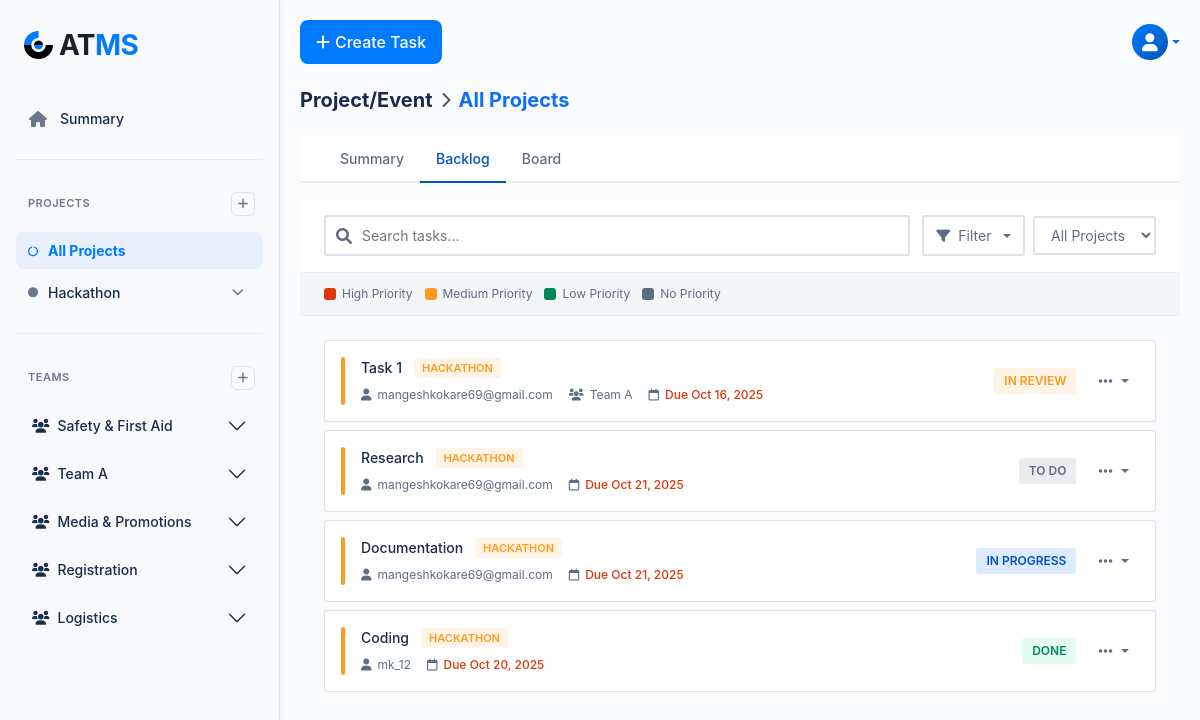
Page /accounts/backlog_page/ (signed in) on the committed database.
### accounts/models.py (models this page shows, shortened)
class Project(models.Model):
    name = models.CharField(max_length=255)
    description = models.TextField(blank=True, null=True)
    created_by = models.ForeignKey(settings.AUTH_USER_MODEL, on_delete=models.SET_NULL, null=True, related_name='projects_created')
    created_at = models.DateTimeField(default=timezone.now)
    department = models.ManyToManyField('Department', blank=True)  # link project to a department

class Team(models.Model):
    name = models.CharField(max_length=100)
    description = models.TextField(blank=True, null=True)
    staff = models.ForeignKey(CustomUser, on_delete=models.CASCADE, related_name='teams')
    members = models.ManyToManyField(CustomUser, blank=True, related_name='student_teams')
    head = models.ForeignKey(CustomUser, on_delete=models.SET_NULL, null=True, related_name="team_head")

class Task(models.Model):
    STATUS_CHOICES = [
        ('to_do', 'To Do'),
        ('in_progress', 'In Progress'),
        ('in_review', 'In Review'),
        ('done', 'Done'),
    ]
    PRIORITY_CHOICES = [
        ('low', 'Low'),
        ('medium', 'Medium'),
        ('high', 'High'),
    ]
    title = models.CharField(max_length=255)
    description = models.TextField()
    assigned_to = models.ForeignKey(
        'CustomUser',
        on_delete=models.CASCADE,
        related_name='assigned_tasks',
        limit_choices_to={'role': 'student'},
        null=True,  # now optional to allow team assignment
        blank=True
    )
    assigned_by = models.ForeignKey(
        'CustomUser',
        on_delete=models.CASCADE,
        related_name='created_tasks',
        limit_choices_to={'role': 'staff'}
    )
    project = models.ForeignKey(Project, on_delete=models.CASCADE, related_name='tasks', null=True, blank=True)
    team = models.ForeignKey(
        'Team',
        on_delete=models.CASCADE,
        related_name='tasks',
        null=True,
        blank=True
    )
    parent_task = models.ForeignKey('self', on_delete=models.CASCADE, related_name='subtasks', null=True, blank=True)
    status = models.CharField(max_length=20, choices=STATUS_CHOICES, default='to_do')
    priority = models.CharField(max_length=20, choices=PRIORITY_CHOICES, default='medium')
    due_date = models.DateField(null=True, blank=True)
    created_at = models.DateTimeField(auto_now_add=True)
    updated_at = models.DateTimeField(auto_now=True)
    sprint = models.CharField(max_length=100, blank=True)
    start_time = models.DateTimeField(null=True, blank=True)
    end_time = models.DateTimeField(null=True, blank=True)
    total_time = models.DurationField(null=True, blank=True)  # stores timedelta
    total_time_seconds = models.PositiveIntegerField(default=0)  # optional for aggregation

class CustomUser(AbstractUser):
    emp_id = models.CharField(max_length=20, blank=True, null=True)
    campus = models.ForeignKey('Campus', on_delete=models.SET_NULL, null=True, blank=True)
    school = models.ForeignKey('School', on_delete=models.SET_NULL, null=True, blank=True)
    department = models.ManyToManyField('Department', blank=True)
    phone_number = models.CharField(max_length=15, blank=True, null=True)
    gender = models.CharField(max_length=10, blank=True, null=True)
    phone_no = models.CharField(max_length=15, blank=True, null=True)
    role = models.CharField(
        max_length=10,
        choices=[('admin', 'Admin'), ('hod', 'HOD'), ('staff', 'Staff'), ('student', 'Student')],
        blank=True, null=True,
    )
    email = models.EmailField(unique=True)
    USERNAME_FIELD = 'email'  # login using email
    REQUIRED_FIELDS = ['username']        # must NOT include 'email'

### accounts/views.py (the view)
# urls.py: path('backlog_page/', views.backlog_page, name='backlog_page'),
@login_required
def backlog_page(request):
    user = request.user
    if user.role == 'hod':
        hod_departments = user.department.all()
        staff_qs = CustomUser.objects.filter(role='staff', department__in=hod_departments).distinct()
        projects = Project.objects.filter(
            Q(created_by=user) |
            Q(created_by__in=staff_qs) |
            Q(department__in=hod_departments)
        ).distinct()
        staff_and_students = CustomUser.objects.filter(
            role='staff',
            department__in=hod_departments
        ).distinct()
        teams = Team.objects.filter(
            members__department__in=hod_departments
        ).distinct().prefetch_related(
            Prefetch("members", queryset=CustomUser.objects.filter(department__in=hod_departments).distinct())
        )
    else:  # Staff
        user_departments = user.department.all()
        projects = Project.objects.filter(
            Q(tasks__assigned_to=user) | Q(created_by=user) | Q(department__in=user_departments)
        ).distinct()
        staff_and_students = CustomUser.objects.filter(
            role='staff',
            department__in=user_departments
        ).distinct()
        teams = Team.objects.filter(
            members__department__in=user_departments
        ).distinct().prefetch_related(
            Prefetch("members", queryset=CustomUser.objects.filter(department__in=user_departments).distinct())
        )
    project_id = request.GET.get('project')
    current_project = get_object_or_404(projects, id=project_id) if project_id else None
    if current_project:
        tasks = Task.objects.filter(project=current_project)
    else:
        tasks = Task.objects.filter(project__in=projects)
    query = request.GET.get('q')
    status = request.GET.get('status')
    priority = request.GET.get('priority')
    team_filter = request.GET.get('team')
    if query:
        tasks = tasks.filter(title__icontains=query)
    if status:
        tasks = tasks.filter(status=status)
    if priority:
        tasks = tasks.filter(priority=priority)
    if team_filter:
        tasks = tasks.filter(team__id=team_filter)
    context = {
        'projects': projects,
        'tasks': tasks,
        'teams': teams,
        'current_project': current_project,
        'active_tab': 'backlog',
        'staff_and_students': staff_and_students,  # Pass filtered staff members
    }
    return render(request, 'accounts/backlog.html', context)

### accounts/templates/accounts/backlog.html (shortened to what this page needs)
{% extends 'base.html' %}
{% load static %}
{% block content %}
    <div class="d-flex align-items-center mb-4">
        <h5 class="fw-bold mb-0 me-2">Project/Event</h5>
        <i class="fas fa-chevron-right text-muted"></i>
        <h5 class="fw-bold mb-0 ms-2 text-primary">
            {% if current_project %}
                {{ current_project.name }}
            {% else %}
                All Projects
            {% endif %}
        </h5>
    </div>
<div class="backlog-nav">
    {% if request.user.role == 'hod' %}
    <a class="backlog-nav-item {% if request.resolver_match.url_name == 'hod_dashboard' %}active{% endif %}"
       href="{% url 'accounts:hod_dashboard' %}?project={{ current_project.id }}">
        Summary
    </a>
    {% else %}
    <a class="backlog-nav-item {% if request.resolver_match.url_name == 'staff_dashboard' %}active{% endif %}"
       href="{% url 'accounts:staff_dashboard' %}?project={{ current_project.id }}">
        Summary
    </a>
    {% endif %}
    <a class="backlog-nav-item {% if request.resolver_match.url_name == 'backlog_page' %}active{% endif %}"
       href="{% url 'accounts:backlog_page' %}?project={{ current_project.id }}">
        Backlog
    </a>
    <a class="backlog-nav-item {% if request.resolver_match.url_name == 'board_page' %}active{% endif %}"
       href="{% url 'accounts:board_page' %}?project={{ current_project.id }}">
        Board
    </a>
</div>
<form method="get">
    <div class="backlog-toolbar">
        <div class="search-wrapper">
            <i class="fas fa-search search-icon"></i>
            <input type="text" name="q" placeholder="Search tasks..." value="{{ request.GET.q }}" class="search-input">
        </div>
        <div class="filter-controls">
            <div class="dropdown">
                <button class="filter-btn dropdown-toggle" type="button" data-bs-toggle="dropdown" aria-expanded="false">
                    <i class="fas fa-filter"></i>
                    <span>Filter</span>
                </button>
            </div>
            <select name="project" class="project-select" onchange="this.form.submit()">
                <option value="">All Projects</option>
            </select>
        </div>
    </div>
</form>
<div class="priority-legend">
    <div class="legend-item">
        <div class="legend-dot legend-high"></div>
        <span>High Priority</span>
    </div>
    <div class="legend-item">
        <div class="legend-dot legend-medium"></div>
        <span>Medium Priority</span>
    </div>
    <div class="legend-item">
        <div class="legend-dot legend-low"></div>
        <span>Low Priority</span>
    </div>
    <div class="legend-item">
        <div class="legend-dot legend-none"></div>
        <span>No Priority</span>
    </div>
</div>
<div class="backlog-content">
    {% for task in tasks %}
    <div class="task-item">
        <div class="task-item-left">
            <div class="task-priority-indicator
                {% if task.priority == 'high' %}priority-high-indicator
                {% elif task.priority == 'medium' %}priority-medium-indicator
                {% elif task.priority == 'low' %}priority-low-indicator
                {% else %}priority-none-indicator
                {% endif %}">
            </div>
            <div class="task-details">
                <div class="task-header">
                    <h6 class="task-title">{{ task.title }}</h6>
                    <span class="task-project-badge
                        {% if task.priority == 'high' %}project-high
                        {% elif task.priority == 'medium' %}project-medium
                        {% elif task.priority == 'low' %}project-low
                        {% else %}project-none
                        {% endif %}">
                        {% if task.project %}{{ task.project.name }}{% else %}No Project{% endif %}
                    </span>
                </div>
                <div class="task-meta-info">
                    <div class="task-meta-item">
                        <i class="fas fa-user task-meta-icon"></i>
                        <span>{{ task.assigned_to.get_full_name|default:task.assigned_to.username }}</span>
                    </div>
                    {% if task.team %}
                    <div class="task-meta-item">
                        <i class="fas fa-users task-meta-icon"></i>
                        <span>{{ task.team.name }}</span>
                    </div>
                    {% endif %}
                    {% if task.due_date %}
                    <div class="task-meta-item task-due-date">
                        <i class="far fa-calendar task-meta-icon"></i>
                        <span>Due {{ task.due_date|date:"M d, Y" }}</span>
                    </div>
                    {% endif %}
                </div>
            </div>
        </div>
        <div class="task-item-right">
            <span class="task-status-badge
                {% if task.status == 'done' %}status-done
                {% elif task.status == 'in_review' %}status-in-review
                {% elif task.status == 'in_progress' %}status-in-progress
                {% else %}status-todo
                {% endif %}">
                {{ task.get_status_display }}
            </span>
            {% if request.user.role != 'student' %}
            <div class="dropdown">
                <button class="task-actions-btn dropdown-toggle" type="button" data-bs-toggle="dropdown" aria-expanded="false">
                    <i class="fas fa-ellipsis-h"></i>
                </button>
            </div>
            {% endif %}
        </div>
    </div>
    {% endfor %}
</div>
{% endblock %}

### templates/base.html (shortened to what this page needs)
<!DOCTYPE html>
<html lang="en">
{% load static %}
<head>
  <link rel="stylesheet" href="https://cdn.jsdelivr.net/npm/bootstrap@5.3.2/dist/css/bootstrap.min.css">
  <link rel="stylesheet" href="https://cdnjs.cloudflare.com/ajax/libs/font-awesome/6.0.0-beta3/css/all.min.css">
</head>
<body>
<div class="main-container">
  <div class="sidebar">
      <div class="sidebar-logo">
          <img src="{% static 'accounts/images/group-481747-1-19.png' %}" alt="Students Logo" class="logo-image">
          AT<span>MS</span>
      </div>
      <div class="sidebar-menu">
          {% if request.user.role == 'hod' %}
              <a href="{% url 'accounts:hod_dashboard' %}" class="{% if request.resolver_match.url_name == 'hod_dashboard' %}active{% endif %}">
                  <i class="fas fa-home"></i> Summary
              </a>
          {% else %}
              <a href="{% url 'accounts:staff_dashboard' %}" class="{% if request.resolver_match.url_name == 'staff_dashboard' %}active{% endif %}">
                  <i class="fas fa-home"></i> Summary
              </a>
          {% endif %}
      </div>
      <hr class="sidebar-divider">
      <div class="section-header">
          <h6>Projects</h6>
          <a href="#" class="add-btn" data-bs-toggle="modal" data-bs-target="#createProjectModal">
              <i class="fas fa-plus"></i>
          </a>
      </div>
      <div class="projects-list">
          <div class="project-item">
              <div class="project-header {% if request.GET.project == '' or not request.GET.project and not request.session.selected_project_id %}selected{% endif %}">
                  <a href="?project=" class="project-link {% if request.GET.project == '' or not request.GET.project and not request.session.selected_project_id %}active{% endif %}">
                      <i class="fas fa-circle-notch"></i> All Projects
                  </a>
              </div>
          </div>
          {% for project in projects %}
          <div class="project-item">
              <div class="project-header {% if request.GET.project == project.id|stringformat:'s' or request.session.selected_project_id|stringformat:'s' == project.id|stringformat:'s' %}selected{% endif %}">
                  <a href="?project={{ project.id }}"
                    class="project-link {% if request.GET.project == project.id|stringformat:'s' or request.session.selected_project_id|stringformat:'s' == project.id|stringformat:'s' %}active{% endif %}">
                      <i class="fas fa-circle"></i> {{ project.name }}
                  </a>
                  <button class="project-toggle" type="button" data-bs-toggle="collapse"
                          data-bs-target="#projectDesc{{ project.id }}" aria-expanded="false">
                      <i class="fas fa-chevron-down"></i>
                  </button>
              </div>
          </div>
          {% empty %}
          <div class="empty-state">No projects yet</div>
          {% endfor %}
      </div>
      <hr class="sidebar-divider">
      <div class="section-header">
          <h6>Teams</h6>
          <a href="#" class="add-btn" data-bs-toggle="modal" data-bs-target="#createTeamModal">
              <i class="fas fa-plus"></i>
          </a>
      </div>
      <div class="accordion accordion-flush" id="teamsAccordion">
          {% for team in teams %}
          <div class="accordion-item">
              <h2 class="accordion-header" id="headingTeam{{ team.id }}">
                  <button class="accordion-button collapsed"
                          type="button" data-bs-toggle="collapse"
                          data-bs-target="#collapseTeam{{ team.id }}"
                          aria-expanded="false" aria-controls="collapseTeam{{ team.id }}">
                      <i class="fas fa-users me-2"></i> {{ team.name }}
                  </button>
              </h2>
          </div>
          {% empty %}
          <div class="empty-state">No teams yet</div>
          {% endfor %}
      </div>
  </div>
  <div class="main-content">
    <div class="top-navbar mb-4">
      <div class="d-flex align-items-center flex-wrap">
        {% if request.user.role != 'student' %}
        <button class="btn create-task-btn" data-bs-toggle="modal" data-bs-target="#createTaskModal">
          <i class="fas fa-plus"></i> Create Task
        </button>
        {% endif %}
      </div>
      <div class="d-flex align-items-center flex-wrap">
        <div class="dropdown">
          <a href="#" class="d-flex align-items-center text-decoration-none dropdown-toggle"
             id="profileDropdown" data-bs-toggle="dropdown" aria-expanded="false">
            <div class="profile-icon">
              <i class="fas fa-user"></i>
            </div>
          </a>
        </div>
      </div>
    </div>
    {% block content %}{% endblock %}
  </div>
</div>
</body>
</html>

### rows in the picture
Project: name "Hackathon"
Team: name "Safety & First Aid"
Team: name "Team A"
Team: name "Media & Promotions"
Team: name "Registration"
Team: name "Logistics"
Task: title "Task 1", project.name "HACKATHON", assigned_to.get_full_name "mangeshkokare69@gmail.com", team.name "Team A", due_date "Oct 16, 2025", status "IN REVIEW"
Task: title "Research", project.name "HACKATHON", assigned_to.get_full_name "mangeshkokare69@gmail.com", due_date "Oct 21, 2025", status "TO DO"
Task: title "Documentation", project.name "HACKATHON", assigned_to.get_full_name "mangeshkokare69@gmail.com", due_date "Oct 21, 2025", status "IN PROGRESS"
Task: title "Coding", project.name "HACKATHON", assigned_to.get_full_name "mk_12", due_date "Oct 20, 2025", status "DONE"
